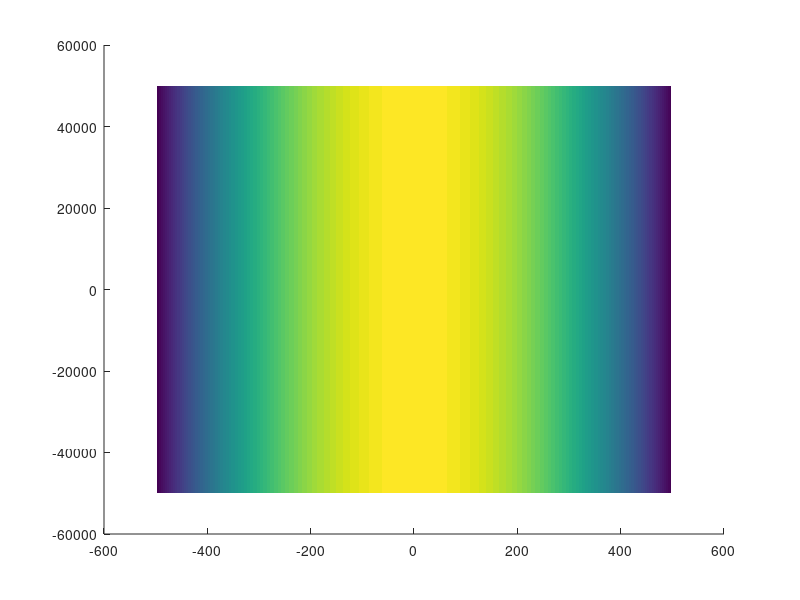

MATLAB code for this plot: (Note: this script raises an error after producing the figure.)
% HW 7 Coding

% Gravity anomaly of a sediment covered ridge

clear all; close all;

n = 512; % grid refinement
Lx = 1e3; % length of x domain in m
Ly = 1e5; % length of y domain in m
Lz = 1e1; % length of z domain in m
x = linspace(-Lx/2,Lx/2,n);
y = linspace(-Ly/2,Ly/2,n);
z = linspace(0,Lz,n);

kx = (-n/2:n/2-1)/Lx;
ky = (-n/2:n/2-1)/Ly;
kz = (-n/2:n/2-1)/Lz;

sigma = 10*1000; % m
lambda_f1 = 5*1000; % flexural wavelength ?? (m)
lambda_f2 = 30*1000; % flexural wavelength ?? (m)
D1 = 1.8e21; % N m
D2 = 3.2e23; % N m
g = 9.82; 
G = 6.5e11; % gravitational constant, (m^3 kg^-1 s^-2)
d = 6*1000;
rho_w = 1025;
rho_s = 2300;
rho_c = 2800;
rho_m = 3330;
s = 6.2*1000;


% make the domain and wavenumber domain mesh
% [X,Y,Z] = meshgrid(x,y,z);
% [KX,KY,KZ] = meshgrid(kx,ky,kz);

% [X,Y,Z] = meshgrid(x,y,z);
[X,Y] = meshgrid(x,y);

% b = (2*1000)*exp(-(X.^2 + Y.^2 + Z.^2)/(2*sigma^2));  % where 2 km is the height of the ridge
b = (2*1000)*exp(-(X.^2)/(2*sigma^2));

figure
hold on
surf(X,Y,b)
shading flat

B = fftshift(fft2(fftshift(b)));

[KX,KY] = meshgrid(kx,ky);

k = sqrt(KX^2 + KY^2); % ??

R1 = 1./(1 + D1*abs(k).^4./(g*(rho_m-rho_c)));
R2 = 1./(1 + D2*abs(k).^4./(g*(rho_m-rho_s)));

Q2 = 2*pi*G*exp(-abs(k)*s) .* ( (rho_c - rho_s) + exp(-abs(k)*d).*(rho_m - rho_c).*(1+R2*(rho_s-rho_w)./(rho_m-rho_s)).^(-1).*(R2.*(rho_s-rho_w)/(rho_m-rho_s) - R1.*(rho_c-rho_w)./(rho_m-rho_c)));

GR = Q2.*B;

gr = ifftshift(ifft2(fftshift(GR)));

surf(X,Y,gr)
shading flat







